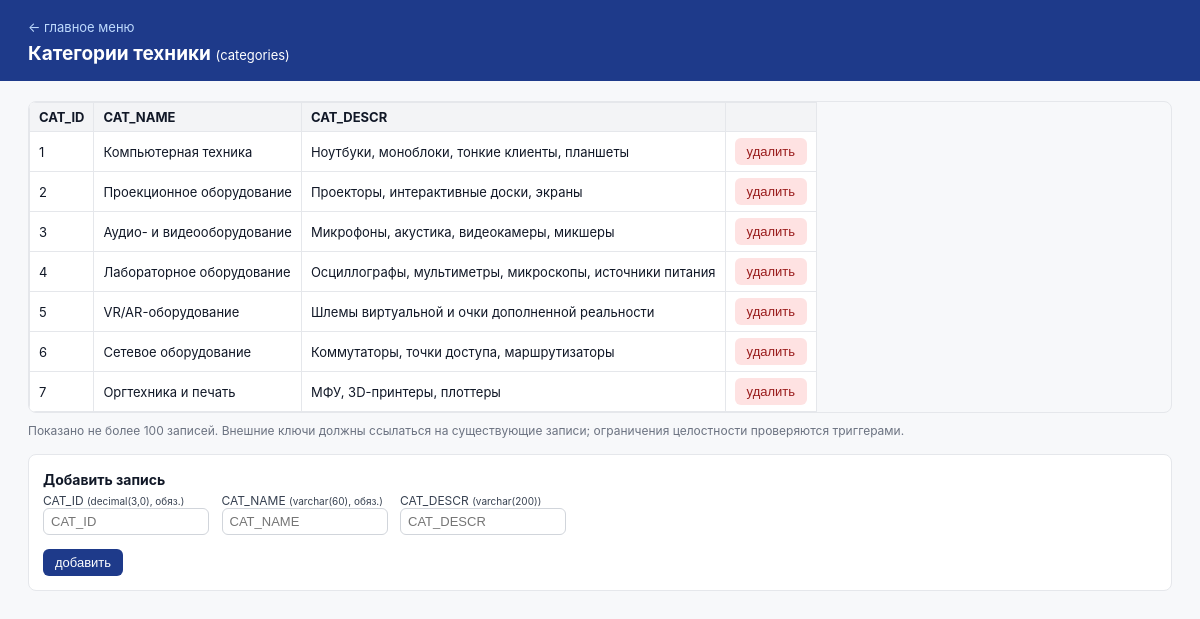
Screenshot of /app/table.php?t=categories with the database file from the repository.
### tables this page shows
CREATE TABLE categories (
  CAT_ID    NUMERIC(3)  NOT NULL,
  CAT_NAME  VARCHAR(60) NOT NULL,
  CAT_DESCR VARCHAR(200),
  PRIMARY KEY (CAT_ID),
  CONSTRAINT uniq_cat_name UNIQUE (CAT_NAME)
);

### app/config.php (called while the page is built, shortened)
<?php
function cfg(string $key, string $default): string
{
    $v = getenv($key);
    return ($v === false || $v === '') ? $default : $v;
}
function db(): PDO
{
    static $pdo = null;
    if ($pdo === null) {
        $host = cfg('DB_HOST', '127.0.0.1');
        $port = cfg('DB_PORT', '3306');
        $user = cfg('DB_USER', 'root');
        $pass = cfg('DB_PASS', 'password');
        $dsn  = "mysql:host=$host;port=$port;dbname=" . DB_NAME . ";charset=utf8mb4";
        $pdo = new PDO($dsn, $user, $pass, [
            PDO::ATTR_ERRMODE            => PDO::ERRMODE_EXCEPTION,
            PDO::ATTR_DEFAULT_FETCH_MODE => PDO::FETCH_ASSOC,
            PDO::ATTR_EMULATE_PREPARES   => false,
        ]);
    }
    return $pdo;
}
function table_title(string $t): string
{
    $map = [
        'branches' => 'Филиалы', 'categories' => 'Категории техники',
        'models' => 'Модели техники', 'model_components' => 'Комплектация моделей',
        'model_purposes' => 'Назначение моделей', 'tariffs' => 'Тарифы',
        'request_statuses' => 'Статусы заявок', 'payment_methods' => 'Способы оплаты',
        'maintenance_types' => 'Виды работ', 'condition_grades' => 'Степени состояния',
        'employees' => 'Сотрудники', 'universities' => 'ВУЗы',
        'departments' => 'Подразделения', 'representatives' => 'Представители',
        'equipment_units' => 'Экземпляры техники', 'transfers' => 'Перемещения техники',
        'requests' => 'Заявки на аренду', 'request_items' => 'Позиции заявок',
        'contracts' => 'Договоры аренды', 'rentals' => 'Выдачи техники',
        'payments' => 'Платежи', 'maintenance' => 'Обслуживание и ремонт',
    ];
    return $map[$t] ?? $t;
}
function h($s): string
{
    return htmlspecialchars((string)$s, ENT_QUOTES | ENT_SUBSTITUTE, 'UTF-8');
}

### app/table.php (the view, shortened to what this page needs)
<?php
require __DIR__ . '/config.php';
$table = $_GET['t'] ?? 'equipment_units';
$isView = str_starts_with($table, 'v_');
$limit = 100;
$rows = [];
$cols = [];
$pkCols = [];
try {
    $rows = db()->query("SELECT * FROM `$table` LIMIT $limit")->fetchAll();
    $cols = db()->query("SHOW COLUMNS FROM `$table`")->fetchAll();
    $pkCols = db()->query("SHOW KEYS FROM `$table` WHERE Key_name = 'PRIMARY'")->fetchAll();
} catch (Throwable $e) {
    $error = $e->getMessage();
}
$pkNames = array_column($pkCols, 'Column_name');
?>
<!doctype html>
<html lang="ru">
<head>
</head>
<body>
<header>
  <a href="index.php">← главное меню</a>
  <h1><?= h(table_title($table)) ?> <span style="font-weight:400;font-size:13px">(<?= h($table) ?>)</span></h1>
</header>
<main>
  <div class="wrap">
    <table>
      <tr>
        <?php foreach ($cols as $c): ?><th><?= h($c['Field']) ?></th><?php endforeach; ?>
        <?php if (!$isView): ?><th></th><?php endif; ?>
      </tr>
      <?php foreach ($rows as $r): ?>
        <tr>
          <?php foreach ($cols as $c): ?>
            <td><?= h((string)($r[$c['Field']] ?? '')) ?></td>
          <?php endforeach; ?>
          <?php if (!$isView): ?>
            <td>
              <?php if ($pkNames): ?>
              <form method="post" onsubmit="return confirm('Удалить запись?')">
                <button class="del" type="submit">удалить</button>
              </form>
              <?php endif; ?>
            </td>
          <?php endif; ?>
        </tr>
      <?php endforeach; ?>
    </table>
  </div>
  <div class="note">Показано не более <?= $limit ?> записей. Внешние ключи должны
    ссылаться на существующие записи; ограничения целостности проверяются триггерами.</div>
  <?php if (!$isView): ?>
  <form class="add" method="post">
    <b style="font-size:14px">Добавить запись</b><br>
    <?php foreach ($cols as $c):
        if (stripos($c['Extra'], 'auto_increment') !== false) continue; ?>
      <label><?= h($c['Field']) ?> <small>(<?= h($c['Type']) ?><?= $c['Null']==='NO' ? ', обяз.' : '' ?>)</small><br>
        <input name="f_<?= h($c['Field']) ?>" placeholder="<?= h($c['Field']) ?>"></label>
    <?php endforeach; ?>
    <br><button class="add-btn" type="submit">добавить</button>
  </form>
  <?php endif; ?>
</main>
</body>
</html>

### app/table.php (style rules this page uses)
body { font-family:-apple-system,"Segoe UI",Arial,sans-serif; margin:0; background:#f7f8fa; color:#111827; }
header { background:#1e3a8a; color:#fff; padding:16px 28px; }
header a { color:#bfdbfe; text-decoration:none; font-size:13px; }
header h1 { margin:6px 0 0; font-size:19px; }
main { padding:20px 28px 60px; }
table { border-collapse:collapse; background:#fff; font-size:13px; }
th, td { border:1px solid #e5e7eb; padding:6px 9px; text-align:left; white-space:nowrap; }
th { background:#f3f4f6; position:sticky; top:0; }
.wrap { overflow:auto; max-height:62vh; border:1px solid #e5e7eb; border-radius:8px; }
form.add { background:#fff; border:1px solid #e5e7eb; border-radius:8px; padding:14px; margin-top:16px; }
form.add label { display:inline-block; font-size:12px; color:#374151; margin:4px 8px 4px 0; }
form.add input { border:1px solid #d1d5db; border-radius:6px; padding:5px 7px; font-size:13px; width:150px; }
button { border:0; border-radius:6px; padding:6px 12px; font-size:13px; cursor:pointer; }
.del { background:#fee2e2; color:#991b1b; }
.add-btn { background:#1e3a8a; color:#fff; margin-top:10px; }
.note { font-size:12px; color:#6b7280; margin:10px 0; }

### rows the page displays
categories: Field "1", Field "Компьютерная техника", Field "Ноутбуки, моноблоки, тонкие клиенты, планшеты"
categories: Field "2", Field "Проекционное оборудование", Field "Проекторы, интерактивные доски, экраны"
categories: Field "3", Field "Аудио- и видеооборудование", Field "Микрофоны, акустика, видеокамеры, микшеры"
categories: Field "4", Field "Лабораторное оборудование", Field "Осциллографы, мультиметры, микроскопы, источники питания"
categories: Field "5", Field "VR/AR-оборудование", Field "Шлемы виртуальной и очки дополненной реальности"
categories: Field "6", Field "Сетевое оборудование", Field "Коммутаторы, точки доступа, маршрутизаторы"
categories: Field "7", Field "Оргтехника и печать", Field "МФУ, 3D-принтеры, плоттеры"

### other values shown
table_title($table) "Категории техники"
$table "categories"
$c['Field'] "CAT_ID"
$c['Field'] "CAT_NAME"
$c['Field'] "CAT_DESCR"
$limit "100"
$c['Type'] "decimal(3,0)"
$c['Type'] "varchar(60)"
$c['Type'] "varchar(200)"
